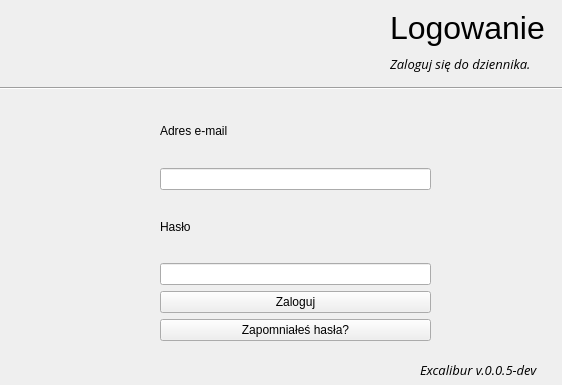
<?xml version="1.0" encoding="UTF-8"?>
<ui version="4.0">
 <class>Form</class>
 <widget class="QWidget" name="Form">
  <property name="geometry">
   <rect>
    <x>0</x>
    <y>0</y>
    <width>562</width>
    <height>385</height>
   </rect>
  </property>
  <property name="windowTitle">
   <string>Logowanie</string>
  </property>
  <property name="windowIcon">
   <iconset>
    <normaloff>../logo.png</normaloff>../logo.png</iconset>
  </property>
  <widget class="QLabel" name="label">
   <property name="geometry">
    <rect>
     <x>10</x>
     <y>0</y>
     <width>81</width>
     <height>81</height>
    </rect>
   </property>
   <property name="text">
    <string/>
   </property>
   <property name="pixmap">
    <pixmap>../logo.png</pixmap>
   </property>
   <property name="scaledContents">
    <bool>true</bool>
   </property>
  </widget>
  <widget class="QWidget" name="layoutWidget">
   <property name="geometry">
    <rect>
     <x>160</x>
     <y>100</y>
     <width>271</width>
     <height>241</height>
    </rect>
   </property>
   <layout class="QVBoxLayout" name="verticalLayout">
    <item>
     <widget class="QLabel" name="label_3">
      <property name="text">
       <string>Adres e-mail</string>
      </property>
     </widget>
    </item>
    <item>
     <widget class="QLineEdit" name="lineEdit"/>
    </item>
    <item>
     <widget class="QLabel" name="label_5">
      <property name="text">
       <string>Hasło</string>
      </property>
     </widget>
    </item>
    <item>
     <widget class="QLineEdit" name="lineEdit_2">
      <property name="echoMode">
       <enum>QLineEdit::Password</enum>
      </property>
     </widget>
    </item>
    <item>
     <widget class="QPushButton" name="pushButton">
      <property name="text">
       <string>Zaloguj</string>
      </property>
      <property name="icon">
       <iconset>
        <normaloff>../login.png</normaloff>../login.png</iconset>
      </property>
      <property name="iconSize">
       <size>
        <width>20</width>
        <height>20</height>
       </size>
      </property>
      <property name="shortcut">
       <string>Return</string>
      </property>
     </widget>
    </item>
    <item>
     <widget class="QPushButton" name="pushButton_2">
      <property name="text">
       <string>Zapomniałeś hasła?</string>
      </property>
     </widget>
    </item>
   </layout>
  </widget>
  <widget class="Line" name="line">
   <property name="geometry">
    <rect>
     <x>0</x>
     <y>80</y>
     <width>601</width>
     <height>16</height>
    </rect>
   </property>
   <property name="orientation">
    <enum>Qt::Horizontal</enum>
   </property>
  </widget>
  <widget class="QLabel" name="label_6">
   <property name="geometry">
    <rect>
     <x>420</x>
     <y>360</y>
     <width>141</width>
     <height>20</height>
    </rect>
   </property>
   <property name="font">
    <font>
     <family>Open Sans</family>
     <pointsize>10</pointsize>
     <italic>true</italic>
    </font>
   </property>
   <property name="text">
    <string>Excalibur v.0.0.5-dev</string>
   </property>
  </widget>
  <widget class="QWidget" name="layoutWidget">
   <property name="geometry">
    <rect>
     <x>390</x>
     <y>10</y>
     <width>164</width>
     <height>65</height>
    </rect>
   </property>
   <layout class="QVBoxLayout" name="verticalLayout_2">
    <item>
     <widget class="QLabel" name="label_2">
      <property name="font">
       <font>
        <family>Ubuntu</family>
        <pointsize>24</pointsize>
       </font>
      </property>
      <property name="text">
       <string>Logowanie</string>
      </property>
     </widget>
    </item>
    <item>
     <widget class="QLabel" name="label_4">
      <property name="font">
       <font>
        <family>Open Sans</family>
        <pointsize>10</pointsize>
        <italic>true</italic>
       </font>
      </property>
      <property name="text">
       <string>Zaloguj się do dziennika.</string>
      </property>
     </widget>
    </item>
   </layout>
  </widget>
 </widget>
 <resources/>
 <connections/>
</ui>
